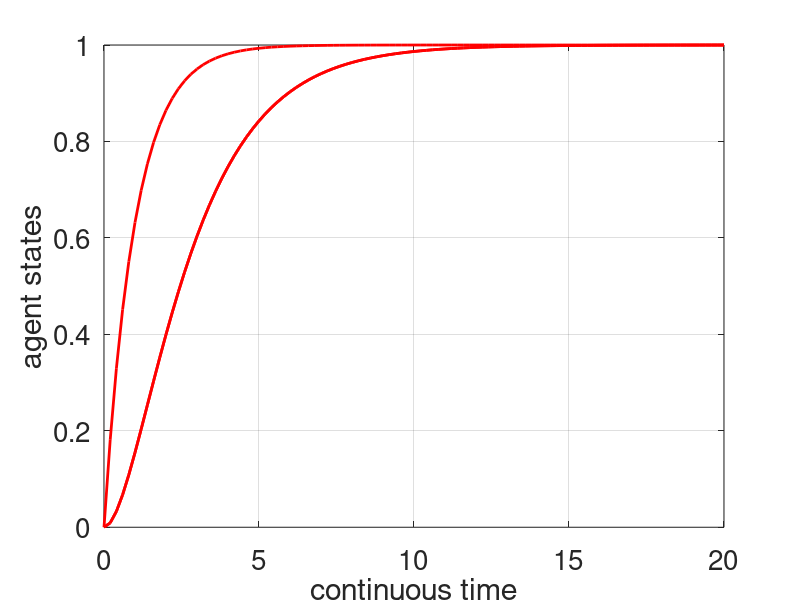
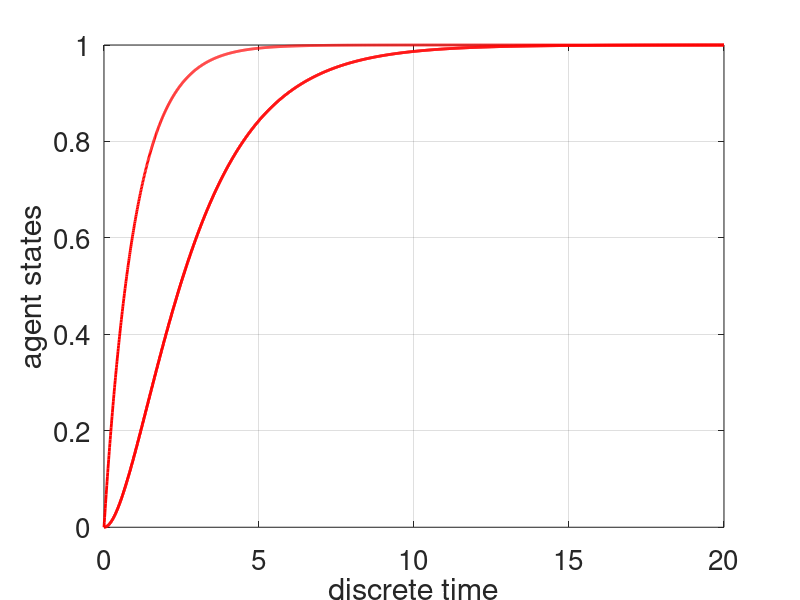

MATLAB code to generate these figures, in order:

% % For Cohesive Networks Class

clear all
%close all
clc
%%%%%%%%%%%%%%%%%%%%%%%%%%%%%%%%%%%%%%%%%%%%%%%%%%%%%%%%%%%%%%%
nfig=0;
%%%%%%%%%%%%%%%%%%%%%%%%%%%%%%%%%%%%%%%%%%%%%%%%%%%%%%%%%%%%%%%


% define the network 
K = [1 0 0; -1/2 1 -1/2; -1/2 -1/2 1];
Bhat = [1;0;0];
C = eye(3); D = [];

% continuous-time network  

gamma = 1; % alignment gain: settling time = approx 10 s
%gamma = 10; % alignment gain:  settling time = approx 1 s
%gamma = 1000; % stable/ unstable 

 
 
% define the system 
A = -gamma*K; 
B = gamma*Bhat; 
NetSys = ss(A,B,C,D);
% find the step response 
[Y,T,X] = step(NetSys);

% plot the step response
nfig=nfig+1;figure(nfig) 
plot(T,X,'r','LineWidth',2)
xlabel('continuous time'), ylabel('agent states')
grid
set(gca,'FontSize',20)


%return

% Discrete time system
K = [1 0 0; -1/2 1 -1/2; -1/2 -1/2 1];
Bhat = [1;0;0];
C = eye(3); D = [0];E =eye(3);

% different gain values 
dt = 1/100; % sampling time 
P = eye(3) - dt*gamma*K; 
Bd = dt*gamma*Bhat; 

% find the time using dt 
Tdmax = max(T); Td = 0:dt:Tdmax; 

% Initialize the state vector 
Xd =zeros(3,length(Td)); Xd(:,1) = [0;0;0];
U = 1; % input is zero

% find discrete time solution 
for jj=1:1:(length(Td)-1);
    Xd(:,jj+1) = P*Xd(:,jj) + Bd*U;
end

% plot the discrete time solution 
nfig=nfig+1;figure(nfig) 
plot(Td,Xd,'r','LineWidth',2)
xlabel('discrete time'), ylabel('agent states')
grid
%axis([0 max(T) max([min(min(Xd)),-100]) min([max(max(Xd)),100])])
set(gca,'FontSize',20)
